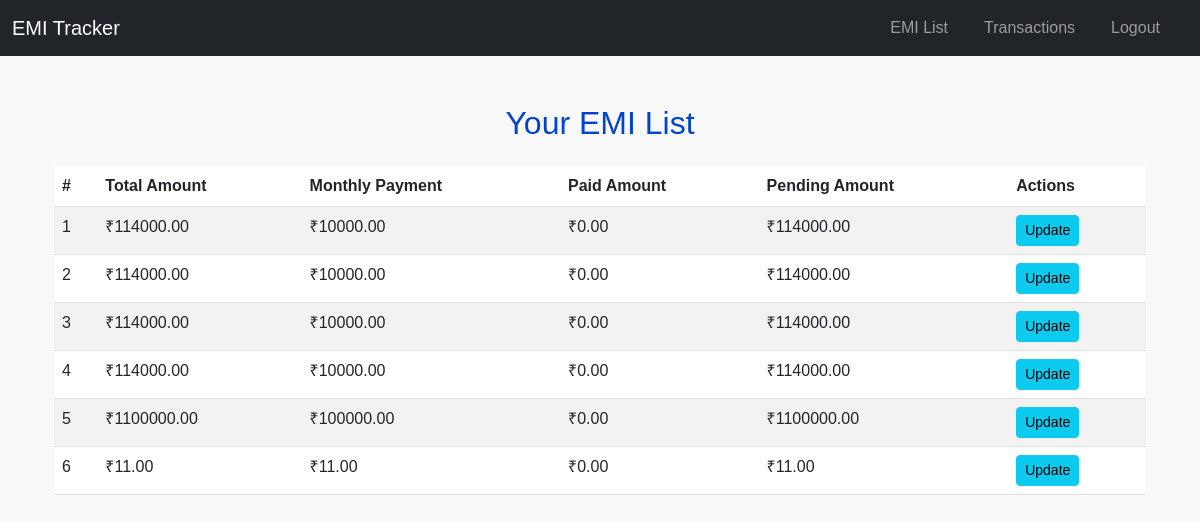
Page /emi_list/ (signed in) on the committed database.
### emi/models.py (models this page shows, shortened)
class EMI(models.Model):
    user = models.ForeignKey(User, on_delete=models.CASCADE)
    total_amount = models.DecimalField(max_digits=10, decimal_places=2)
    monthly_payment = models.DecimalField(max_digits=10, decimal_places=2)
    paid_amount = models.DecimalField(max_digits=10, decimal_places=2, default=0)
    pending_amount = models.DecimalField(max_digits=10, decimal_places=2, default=0)
    start_date = models.DateField()
    end_date = models.DateField()

### emi/views.py (the view)
# urls.py: path('emi_list/', views.emi_list, name='emi_list'),
@login_required
def emi_list(request):
    emis = EMI.objects.filter(user=request.user)
    return render(request, 'emi/emi_list.html', {'emis': emis})

### emi/templates/emi/emi_list.html (shortened to what this page needs)
{% extends "base.html" %}
{% block content %}
<div class="container mt-5">
    <h2 class="text-center mb-4">Your EMI List</h2>
    <table class="table table-striped table-hover mt-4">
        <thead class="thead-dark">
            <tr>
                <th>#</th>
                <th>Total Amount</th>
                <th>Monthly Payment</th>
                <th>Paid Amount</th>
                <th>Pending Amount</th>
                <th>Actions</th>
            </tr>
        </thead>
        <tbody>
            {% for emi in emis %}
            <tr>
                <td>{{ forloop.counter }}</td>
                <td>₹{{ emi.total_amount|floatformat:2 }}</td>
                <td>₹{{ emi.monthly_payment|floatformat:2 }}</td>
                <td>₹{{ emi.paid_amount|floatformat:2 }}</td>
                <td>₹{{ emi.pending_amount|floatformat:2 }}</td>
                <td>
                    <a href="{% url 'emi:update_emi_payment' emi.id %}" class="btn btn-sm btn-info">
                         Update
                    </a>
                </td>
            </tr>
            {% empty %}
            <tr>
                <td colspan="6" class="text-center">No EMIs found</td>
            </tr>
            {% endfor %}
        </tbody>
    </table>
</div>
{% endblock %}

### emi/static/css/styles.css (style rules this page uses)
body { font-family: Arial, sans-serif; background-color: #f9f9f9; color: #333; margin: 0; padding: 0; }
h2 { color: #0044cc; }

### rows in the picture
EMI: total_amount "114000.00", monthly_payment "10000.00", paid_amount "0.00", pending_amount "114000.00"
EMI: total_amount "114000.00", monthly_payment "10000.00", paid_amount "0.00", pending_amount "114000.00"
EMI: total_amount "114000.00", monthly_payment "10000.00", paid_amount "0.00", pending_amount "114000.00"
EMI: total_amount "114000.00", monthly_payment "10000.00", paid_amount "0.00", pending_amount "114000.00"
EMI: total_amount "1100000.00", monthly_payment "100000.00", paid_amount "0.00", pending_amount "1100000.00"
EMI: total_amount "11.00", monthly_payment "11.00", paid_amount "0.00", pending_amount "11.00"
